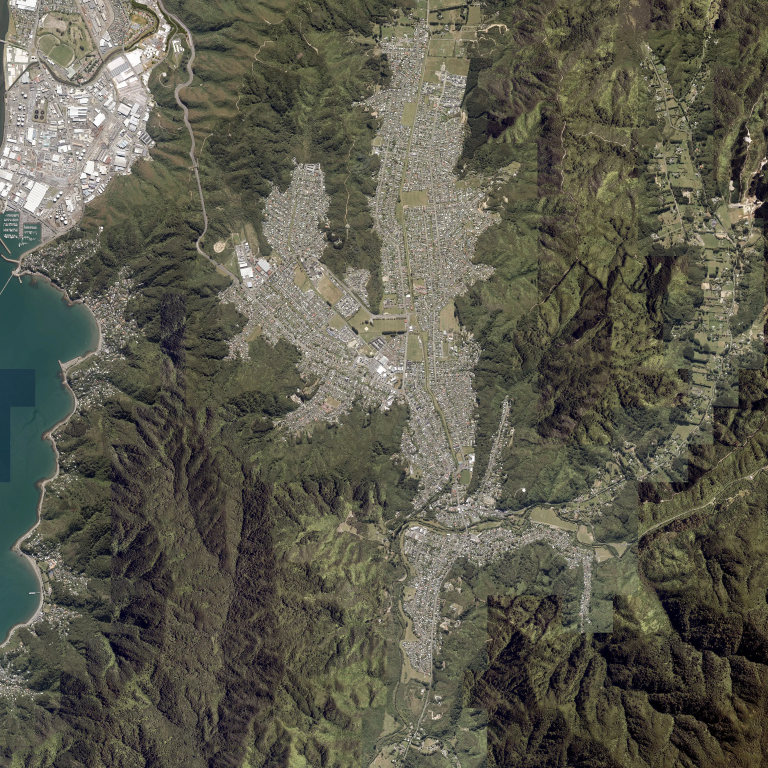
#> input picture dist/roof-aerial-wide-2025.webp, 3072 x 3072 px (shown at 1/4 size)
$ python forest_mask.py
#> lines starting #> are read from the running program, lines starting #| are printed output that depends on the picture; after the words box and inside, x2 and y2 are one past the last pixel; in counts of white or black regions, pixels touching at a corner belong together
"""Derive a coarse woodland appearance mask from the existing licensed aerial mosaic."""
import json,pathlib,numpy as np
from PIL import Image,ImageFilter
root=pathlib.Path(__file__).resolve().parents[1];image=Image.open(root/'dist/roof-aerial-wide-2025.webp').convert('RGB');a=np.asarray(image,dtype=np.float32);r,g,b=a[:,:,0],a[:,:,1],a[:,:,2];woody=(g>r*.95)&(g>b*1.06)&((r+g+b)/3<135)&(g>25)
#> further down, image is the input picture: PIL image 3072x3072 RGB; mean R, G, B 93, 91.4, 77.6
#> after `r, g, b = (a[:, :, 0], a[:, :, 1], a[:, :, 2])`:
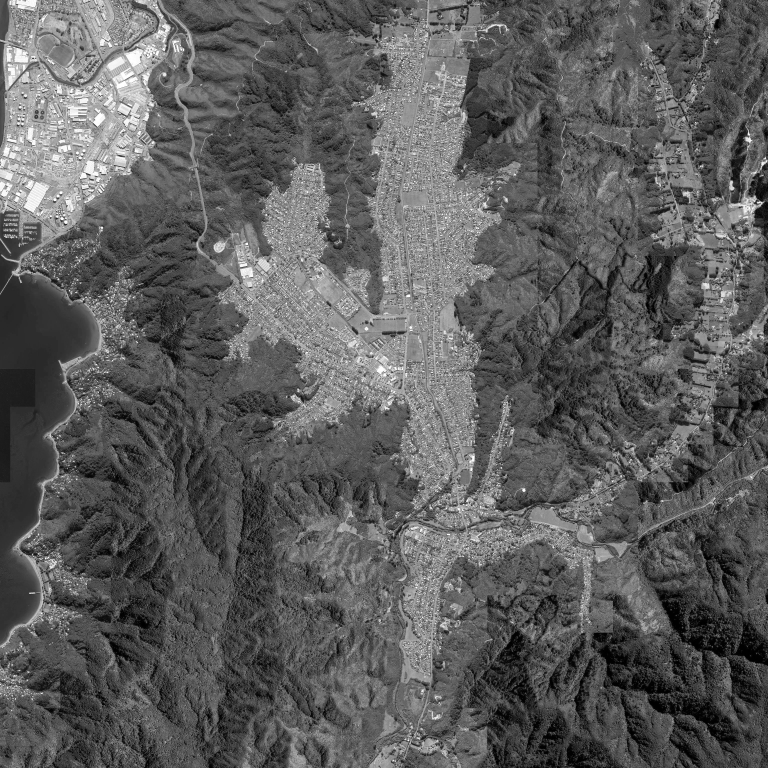
#> r: shape (3072, 3072) float32 (shown at 1/4 size); min 0, max 255, mean 93
#> after `r, g, b = (a[:, :, 0], a[:, :, 1], a[:, :, 2])`:
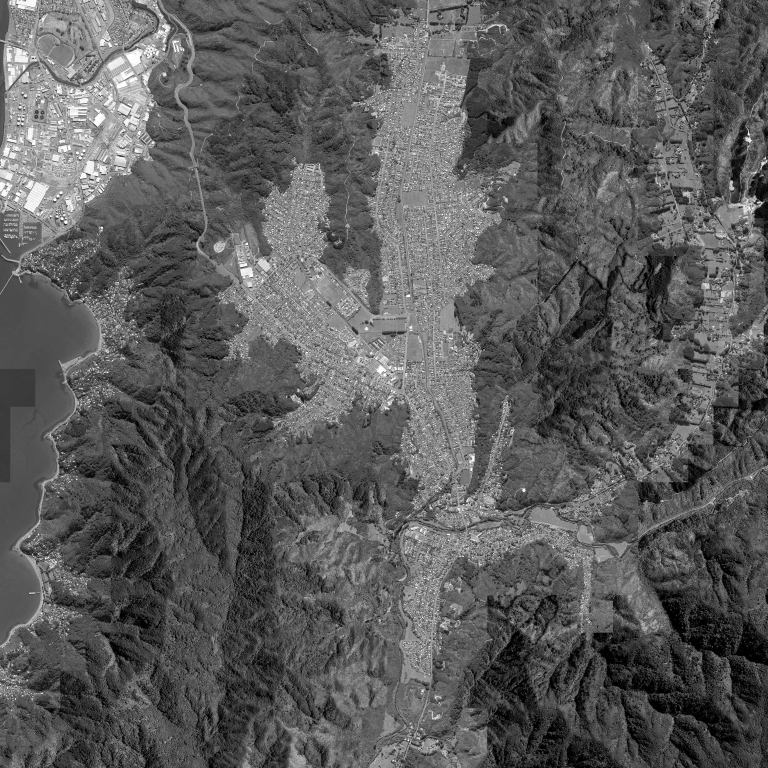
#> g: shape (3072, 3072) float32 (shown at 1/4 size); min 0, max 255, mean 91.4
#> after `r, g, b = (a[:, :, 0], a[:, :, 1], a[:, :, 2])`:
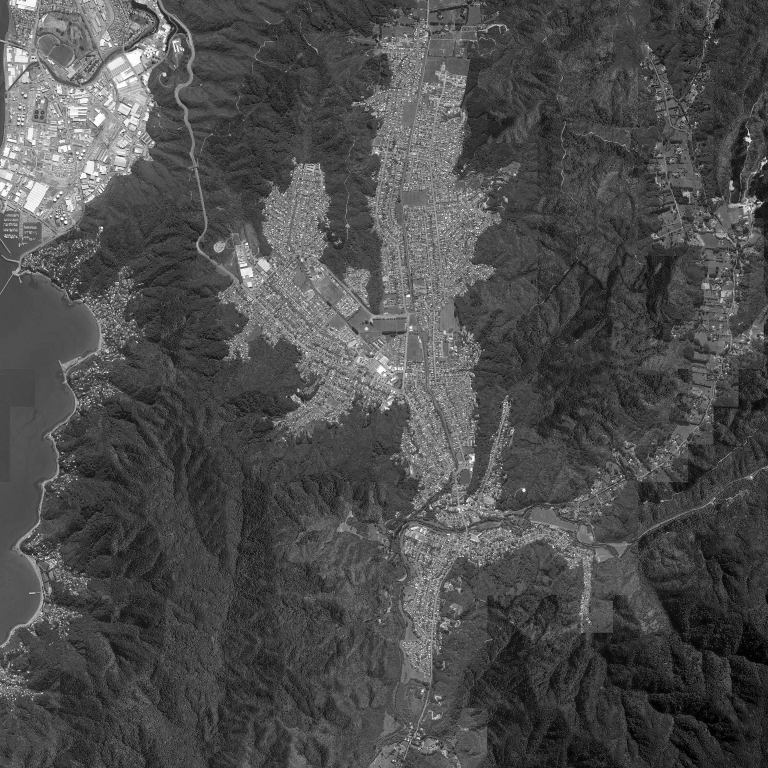
#> b: shape (3072, 3072) float32 (shown at 1/4 size); min 0, max 255, mean 77.6
#> after `woody = (g > r * 0.95) & (g > b * 1.06) & ((r + g + b) / 3 < 135) & (g`:
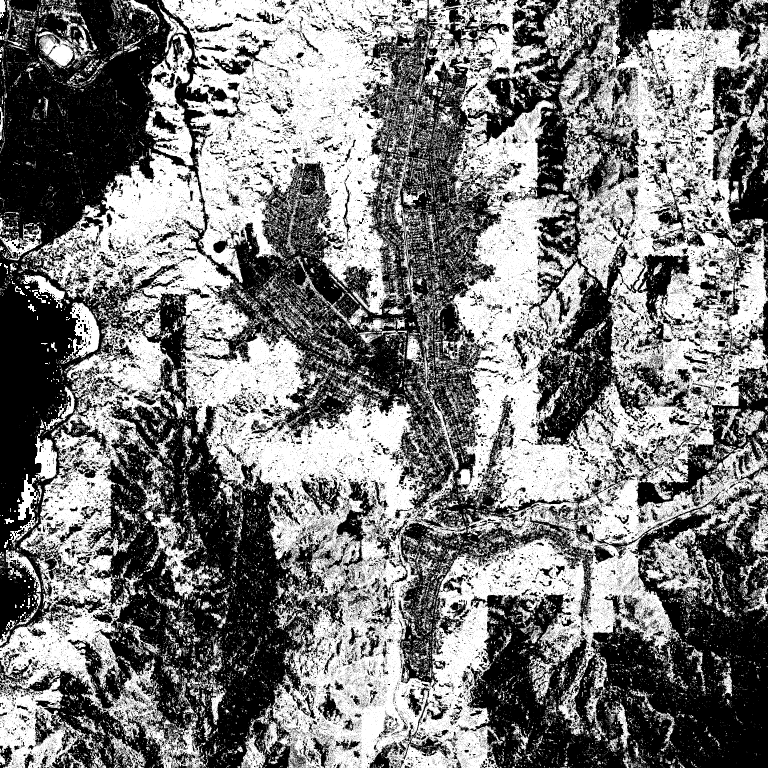
#> woody: shape (3072, 3072) bool (shown at 1/4 size); 48.6% white; 52632 white regions (48685 under 20 px), largest, box (x1, y1, x2, y2) and area: (86, 0, 3072, 3072) 2643754, (647, 0, 1711, 1260) 621288, (0, 1276, 823, 3072) 408326
# Aggregate photographic evidence over ~29m cells, then soften boundaries.
mask=Image.fromarray((woody*255).astype('uint8')).resize((256,256),Image.Resampling.BOX).filter(ImageFilter.GaussianBlur(.55));v=np.asarray(mask,dtype=np.float32)/255;v=np.clip((v-.18)/.5,0,1);(root/'dist/forest-mask.bin').write_bytes((v*255).astype('uint8').tobytes());meta=json.loads((root/'dist/roof-imagery-wide.json').read_text());(root/'dist/forest-mask.json').write_text(json.dumps({'width':256,'height':256,**{k:meta[k] for k in ['minX','minZ','maxX','maxZ']},'source':'Appearance mask inferred from licensed 2025 aerial imagery; not a surveyed land-cover classification.','attribution':'Derived from Hutt City 2025 aerial photography, copyright NZ Aerial Surveys and Hutt City Council, CC BY 4.0.','licence':'CC BY 4.0'},indent=2));print('Inferred woodland coverage:',round(float((v>.5).mean())*100,1),'percent of mosaic')
#> after `mask = Image.fromarray((woody * 255).astype('uint8')).resize((256, 256`:
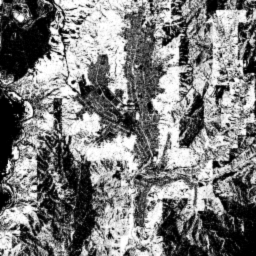
#> mask: PIL image 256x256 L; min 0, max 255, mean 123.8
#> after `v = np.clip((v - 0.18) / 0.5, 0, 1)`:
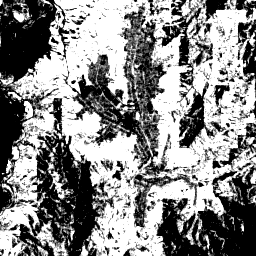
#> v: shape (256, 256) float32; min 0, max 1, mean 0.544
#> (the run stopped early here; a loop or call above may not have finished)

$ run again, with dist/ground-overview-half.webp copied over dist/roof-aerial-wide-2025.webp
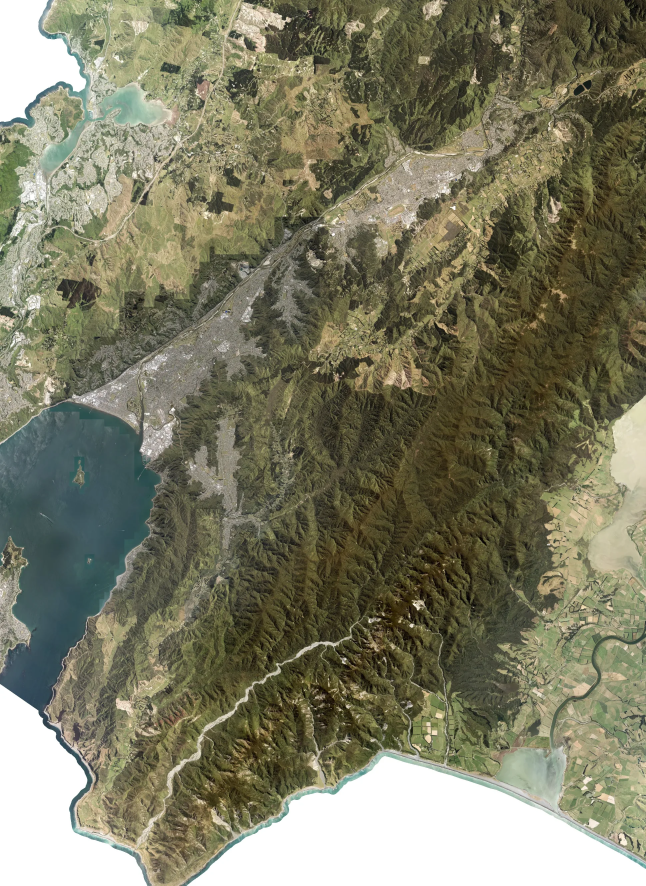
#> input picture dist/ground-overview-half.webp, 1938 x 2657 px (shown at 1/3 size)
#> image is the input picture: PIL image 1938x2657 RGB; mean R, G, B 124.5, 123.3, 100.2
#> `woody = (g > r * 0.95) & (g > b * 1.06) & ((r + g + b) / 3 < 135) & (g`:
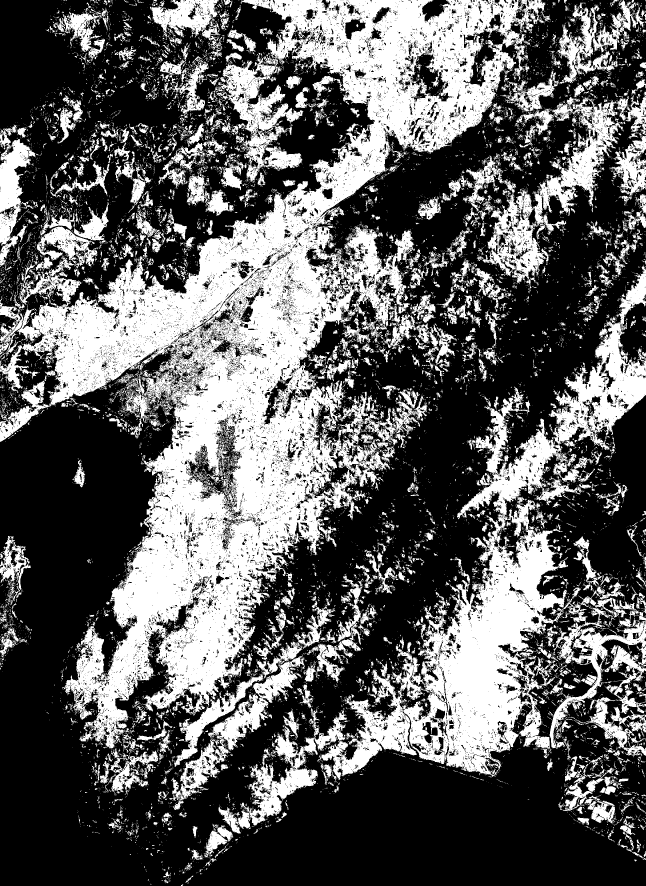
#> woody: shape (2657, 1938) bool (shown at 1/3 size); 37.5% white; 18799 white regions (17070 under 20 px), largest, box (x1, y1, x2, y2) and area: (0, 0, 1636, 2246) 958096, (952, 798, 1938, 2340) 299331, (1447, 275, 1938, 865) 60272
#> `v = np.clip((v - 0.18) / 0.5, 0, 1)`:
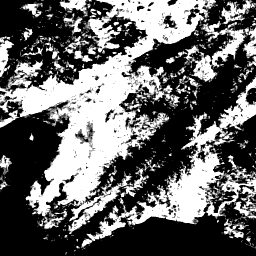
#> v: shape (256, 256) float32; min 0, max 1, mean 0.406

$ run again, with dist/ground-overview-outer-half.webp copied over dist/roof-aerial-wide-2025.webp
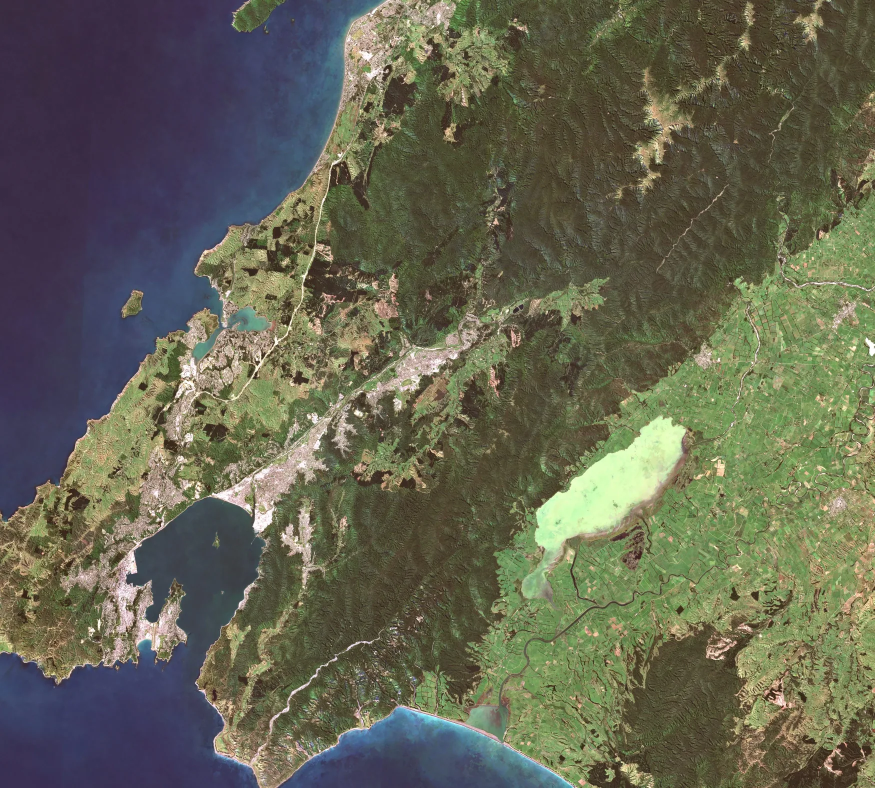
#> input picture dist/ground-overview-outer-half.webp, 1750 x 1575 px (shown at 1/2 size)
#> image is the input picture: PIL image 1750x1575 RGB; mean R, G, B 100.5, 100.9, 82.6
#> `woody = (g > r * 0.95) & (g > b * 1.06) & ((r + g + b) / 3 < 135) & (g`:
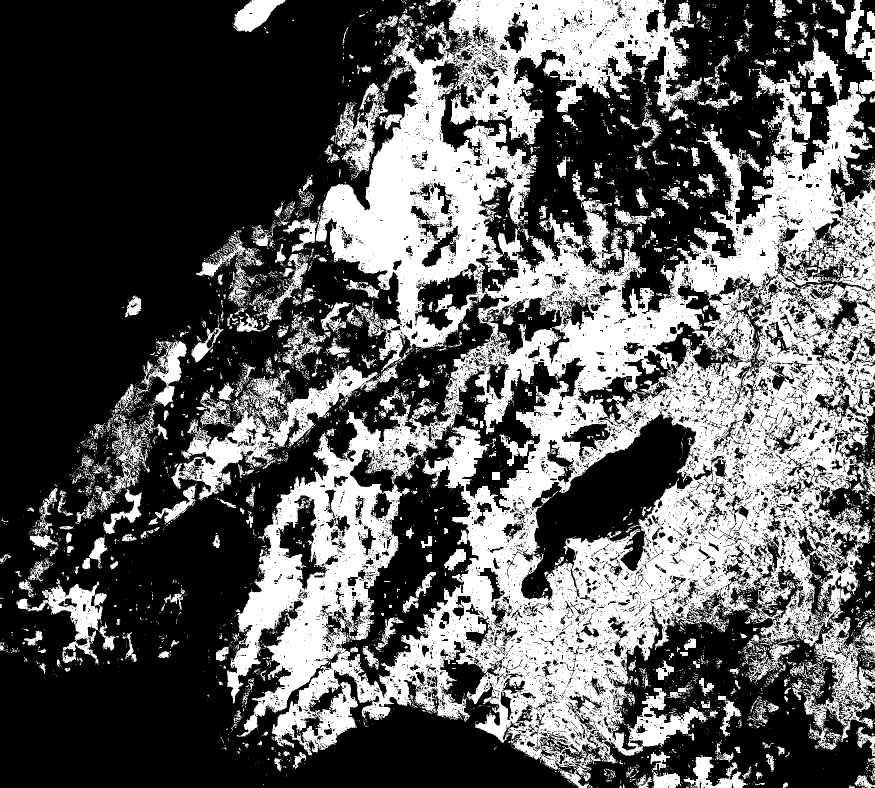
#> woody: shape (1575, 1750) bool (shown at 1/2 size); 36.1% white; 6626 white regions (6013 under 20 px), largest, box (x1, y1, x2, y2) and area: (342, 0, 1750, 1575) 825121, (1582, 1234, 1750, 1500) 13027, (33, 1163, 214, 1328) 8428
#> `v = np.clip((v - 0.18) / 0.5, 0, 1)`:
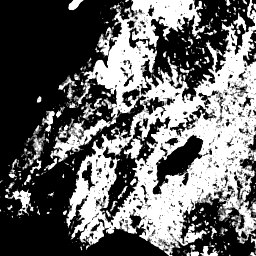
#> v: shape (256, 256) float32; min 0, max 1, mean 0.4
